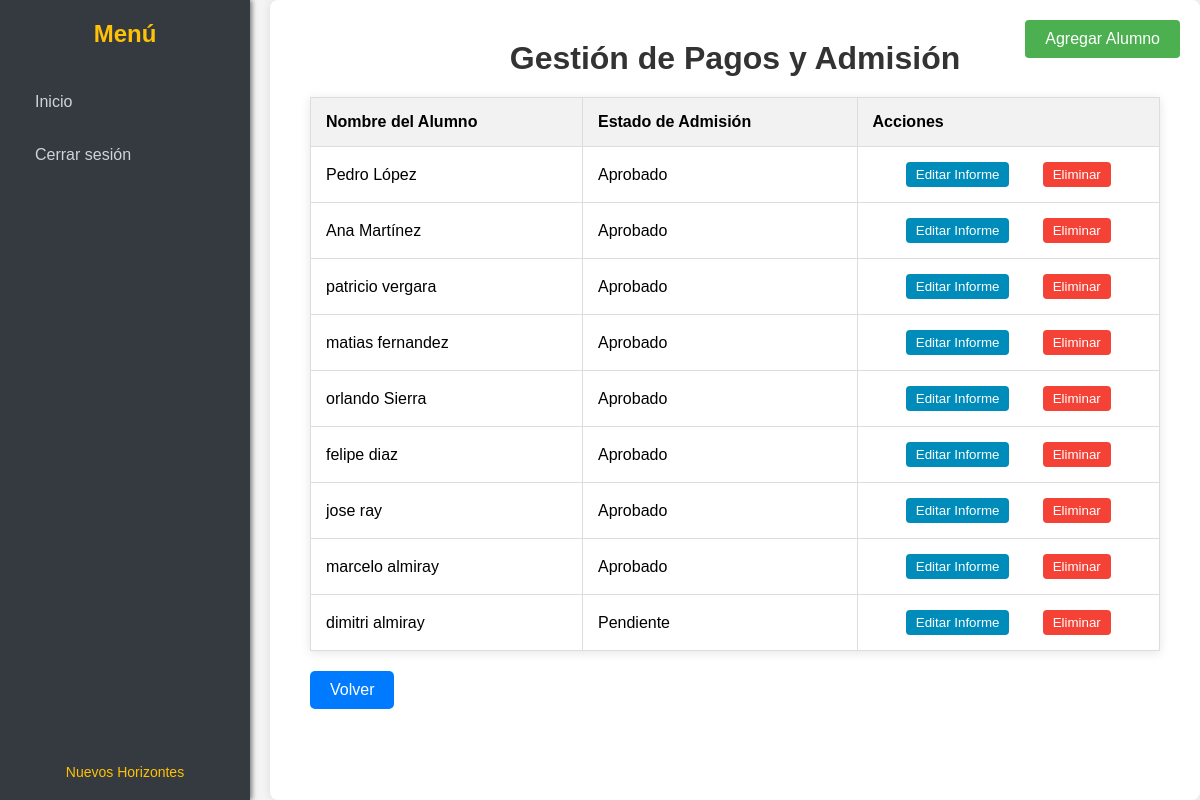
Before: /gestion-pagos-admision/ (signed in) with the older database file.
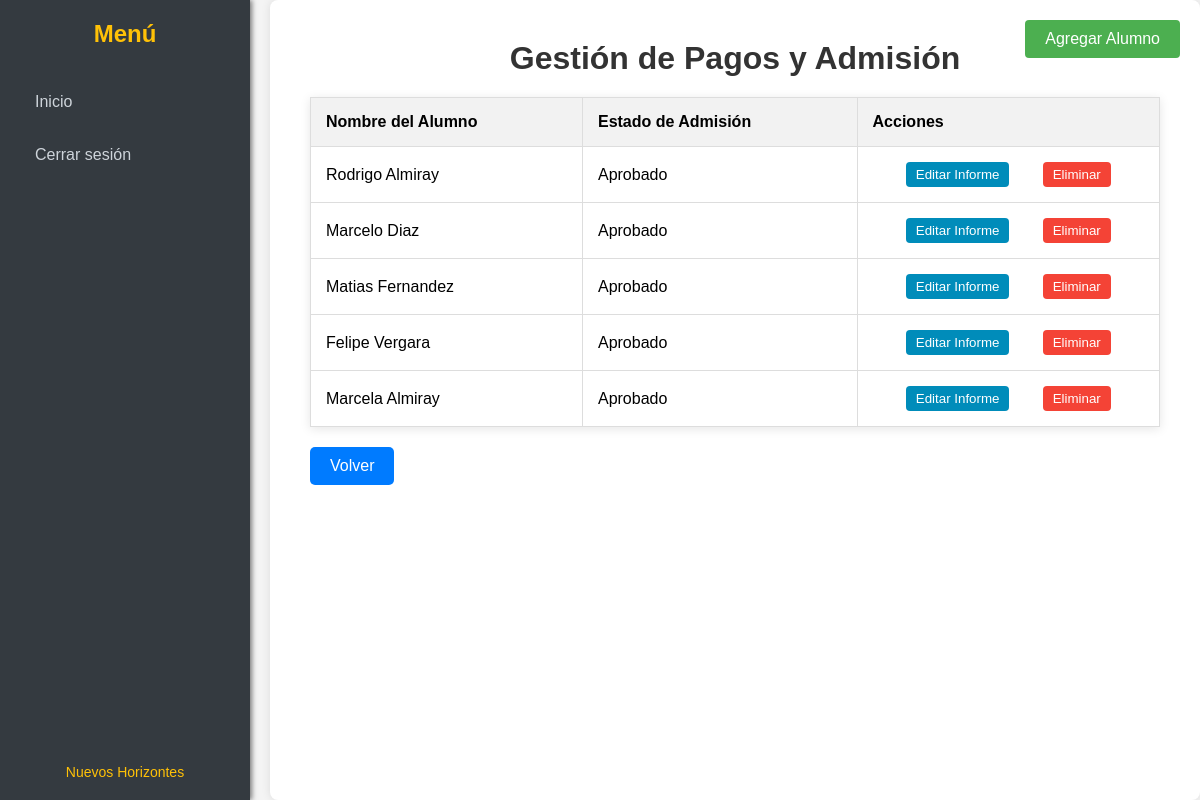
After: the same page with the newer database file.
### core/models.py (models this page shows, shortened)
class Alumno(models.Model):
    user = models.OneToOneField(User, on_delete=models.CASCADE)
    nombre = models.CharField(max_length=100)
    apellido = models.CharField(max_length=200, default='Sin apellido')
    email = models.EmailField(unique=True)
    apoderado = models.ForeignKey(Apoderado, related_name='alumnos', on_delete=models.SET_NULL, null=True)
    estado_admision = models.CharField(max_length=50, default='Pendiente')
    curso = models.ForeignKey('Curso', related_name='alumnos_inscritos', on_delete=models.SET_NULL, null=True)

### core/views.py (the view)
# urls.py: path('gestion-pagos-admision/', views.ver_gestion_pagos_admision, name='asisAdmiFinan_gestion_pagos'),
@login_required
def ver_gestion_pagos_admision(request):
    alumnos = Alumno.objects.all()
    context = {
        'alumnos': alumnos
    }
    return render(request, 'asisAdmiFinan_gestion_pagos.html', context)

### core/templates/asisAdmiFinan_gestion_pagos.html (shortened to what this page needs)
{% load static %}
<!DOCTYPE html>
<html lang="es">
<head>
</head>
<body>
    <div class="sidebar">
        <h2>Menú</h2>
        <ul>
            <li><a href="{% url 'panel_asisAdminFinan' %}">Inicio</a></li>
            <li>
                <form action="{% url 'logout' %}" method="post" style="display: inline;">
                    <button type="submit">Cerrar sesión</button>
                </form>
            </li>
        </ul>
        <div class="footer">
            <a href="#">Nuevos Horizontes</a>
        </div>
    </div>
    <div class="content">
        <a href="{% url 'agregar_alumno_asis' %}" class="add-student">Agregar Alumno</a>
        <h1>Gestión de Pagos y Admisión</h1>
        <table>
            <thead>
                <tr>
                    <th>Nombre del Alumno</th>
                    <th>Estado de Admisión</th>
                    <th>Acciones</th>
                </tr>
            </thead>
            <tbody>
                {% for alumno in alumnos %}
                <tr>
                    <td>{{ alumno.nombre }} {{ alumno.apellido }}</td>
                    <td>{{ alumno.estado_admision }}</td>
                    <td>
                        <div class="action-buttons">
                            <button class="update" onclick="window.location.href='{% url 'editar_informe_asis' alumno.id %}'">Editar Informe</button>
                            <form action="{% url 'eliminar_alumno_asis' alumno.id %}" method="POST" style="display: inline;">
                                <button type="submit" class="delete">Eliminar</button>
                            </form>
                        </div>
                    </td>
                </tr>
                {% endfor %}
            </tbody>
        </table>
        <a href="javascript:history.back()" class="btn-volver">Volver</a>
    </div>
</body>
</html>

Changed rows visible on the page:
removed Alumno: nombre "Pedro", apellido "López", estado_admision "Aprobado"
removed Alumno: nombre "Ana", apellido "Martínez", estado_admision "Aprobado"
removed Alumno: nombre "patricio", apellido "vergara", estado_admision "Aprobado"
removed Alumno: nombre "matias", apellido "fernandez", estado_admision "Aprobado"
removed Alumno: nombre "orlando", apellido "Sierra", estado_admision "Aprobado"
removed Alumno: nombre "felipe", apellido "diaz", estado_admision "Aprobado"
removed Alumno: nombre "jose", apellido "ray", estado_admision "Aprobado"
removed Alumno: nombre "marcelo", apellido "almiray", estado_admision "Aprobado"
removed Alumno: nombre "dimitri", apellido "almiray", estado_admision "Pendiente"
added Alumno: nombre "Rodrigo", apellido "Almiray", estado_admision "Aprobado"
added Alumno: nombre "Marcelo", apellido "Diaz", estado_admision "Aprobado"
added Alumno: nombre "Matias", apellido "Fernandez", estado_admision "Aprobado"
added Alumno: nombre "Felipe", apellido "Vergara", estado_admision "Aprobado"
added Alumno: nombre "Marcela", apellido "Almiray", estado_admision "Aprobado"
